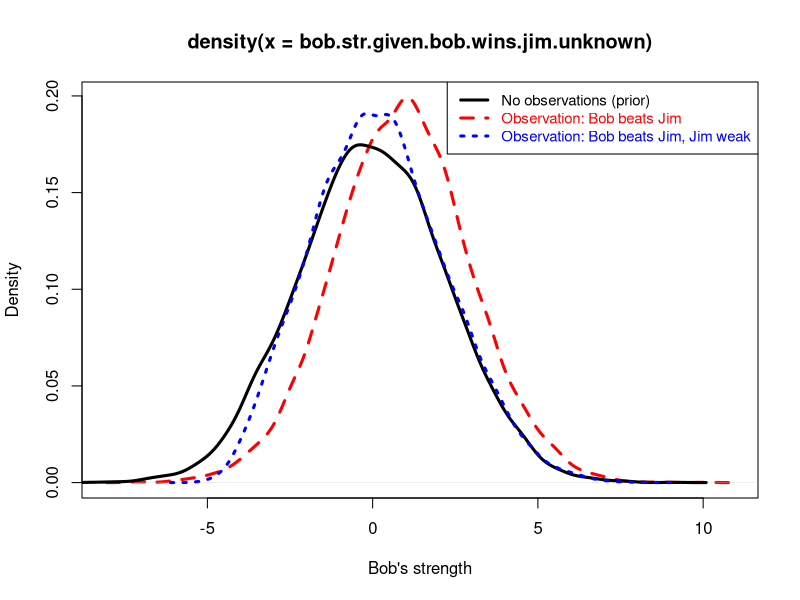
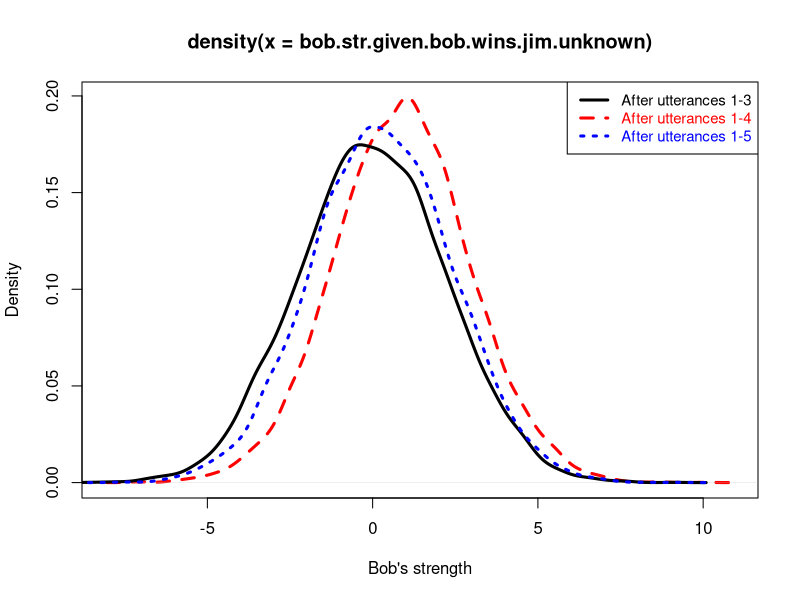

Reproduce these figures in R, in order. (Note: a time limit stopped this script after it produced the figures.)
#explaining away, non-linguistic
# workaround since Church too slow:

num.players = 12

# bob prior
num.sims = 10000
bob.str.prior = rep(NA, num.sims)
for (i in 1:10000) {
	male.str = rnorm(1, 0, 2)
	female.str = rnorm(1, 0, 2)
	bob.gender.str = sample(c(male.str, female.str), 1)
	bob.str = rnorm(1, bob.gender.str, 1)
	bob.str.prior[i] = bob.str
}

# non-ling-version: jim.str unknown
num.sims = 10000
num.accepted = 0
bob.str.given.bob.wins.jim.unknown = rep(NA, num.sims)
while (num.accepted < num.sims) {
	male.str = rnorm(1, 0, 2)
	female.str = rnorm(1, 0, 2)
	player.gender.strengths = sample(c(male.str, female.str), num.players, replace=T)
	player.strengths = rep(NA, num.players)
	for (i in 1:num.players) {
		player.strengths[i] = rnorm(1, player.gender.strengths[i], 1)
	}
	bob.str = player.strengths[1]
	jim.str = player.strengths[2]
	bob.pulling = bob.str + rnorm(1, 0, .5)
	jim.pulling = jim.str + rnorm(1, 0, .5)
	if (bob.pulling > jim.pulling) {
		num.accepted = num.accepted + 1
		bob.str.given.bob.wins.jim.unknown[num.accepted] = bob.str 
	}
}

# non-ling-version: jim.str fixed, jim very weak
num.sims = 10000
num.accepted = 0
bob.str.given.jim.minus.3 = rep(NA, num.sims)
while (num.accepted < num.sims) {
	male.str = rnorm(1, 0, 2)
	female.str = rnorm(1, 0, 2)
	player.gender.strengths = sample(c(male.str, female.str), num.players, replace=T)
	player.strengths = rep(NA, num.players)
	for (i in 1:num.players) {
		player.strengths[i] = rnorm(1, player.gender.strengths[i], 1)
	}
	player.strengths[2] = -4
	bob.str = player.strengths[1]
	jim.str = player.strengths[2]
	bob.pulling = bob.str + rnorm(1, 0, .5)
	jim.pulling = jim.str + rnorm(1, 0, .5)
	if (bob.pulling > jim.pulling) {
		num.accepted = num.accepted + 1
		bob.str.given.jim.minus.3[num.accepted] = bob.str 
	}
}
plot(density(bob.str.given.bob.wins.jim.unknown), col='red', lwd=3, lty=2, xlab="Bob's strength")
lines(density(bob.str.prior), col='black', lwd=3, lty=1)
lines(density(bob.str.given.jim.minus.3), col='blue', lwd=3, lty=3)
legend('topright', c("No observations (prior)", "Observation: Bob beats Jim", "Observation: Bob beats Jim, Jim weak"), lty=c(1, 2, 3), lwd=3, cex=.9, col=c('black', 'red', 'blue'), text.col=c('black', 'red', 'blue'))

# ling version - jim weak condition differs:
num.sims = 10000
num.accepted = 0
bob.str.given.jim.weakest = rep(NA, num.sims)
while (num.accepted < num.sims) {
	male.str = rnorm(1, 0, 2)
	female.str = rnorm(1, 0, 2)
	player.gender.strengths = sample(c(male.str, female.str), num.players, replace=T)
	player.strengths = rep(NA, num.players)
	for (i in 1:num.players) {
		player.strengths[i] = rnorm(1, player.gender.strengths[i], 1)
	}
	bob.str = player.strengths[1]
	jim.str = player.strengths[2]
	bob.pulling = bob.str + rnorm(1, 0, .5)
	jim.pulling = jim.str + rnorm(1, 0, .5)
	if (jim.str == min(player.strengths) && bob.pulling > jim.pulling) {
		num.accepted = num.accepted + 1
		bob.str.given.jim.weakest[num.accepted] = bob.str 
	}
}
plot(density(bob.str.given.bob.wins.jim.unknown), col='red', lty=2, lwd=3, xlab="Bob's strength")
lines(density(bob.str.prior), col='black', lty=1, lwd=3)
lines(density(bob.str.given.jim.weakest), col='blue', lty=3, lwd=3)
legend('topright', c("After utterances 1-3", 'After utterances 1-4', 'After utterances 1-5'), lty=c(1, 2, 3), lwd=3, cex=.9, col=c('black', 'red', 'blue'), text.col=c('black', 'red', 'blue'))

# quantifier scope ambiguity
n.sims = 10000
num.matches = 4
num.players = 12
results = matrix(0, nrow=(num.players/2), ncol=2, dimnames=list(paste("team.size=", 1:(num.players/2), sep=''), c("S-wide", "O-wide")))
for (team.size in 2:(num.players/2)) {
  num.accepted = 0
  while (num.accepted < n.sims) {
    reading = sample(c("S-wide", "O-wide"), 1)
    if (reading == "S-wide") {
      num.teams = (num.players - (num.players %% team.size)) / team.size
      players.random = sample(1:12, 12, replace=F)
      matches = unique(as.vector(sapply(1:num.matches, FUN=function(i) {return(sample(1:num.teams, 2, replace=F))})))
      played = c()
      for (i in 1:length(matches)) {
        played = c(played, players.random[matches[i]:(matches[i]+team.size-1)])
      }
      if (length(played) == num.players) { 
  # TCs of subject wide scope reading of "every player played in some match"
        num.accepted = num.accepted + 1
        results[team.size, 1] = results[team.size, 1] + 1
      }
    } else if (reading == "O-wide" && team.size*2 == num.players) {
      # TCs of object wide scope reading of "every player played in some match"
        num.accepted = num.accepted + 1
        results[team.size, 2] = results[team.size, 2] + 1
    } 
  }
}
